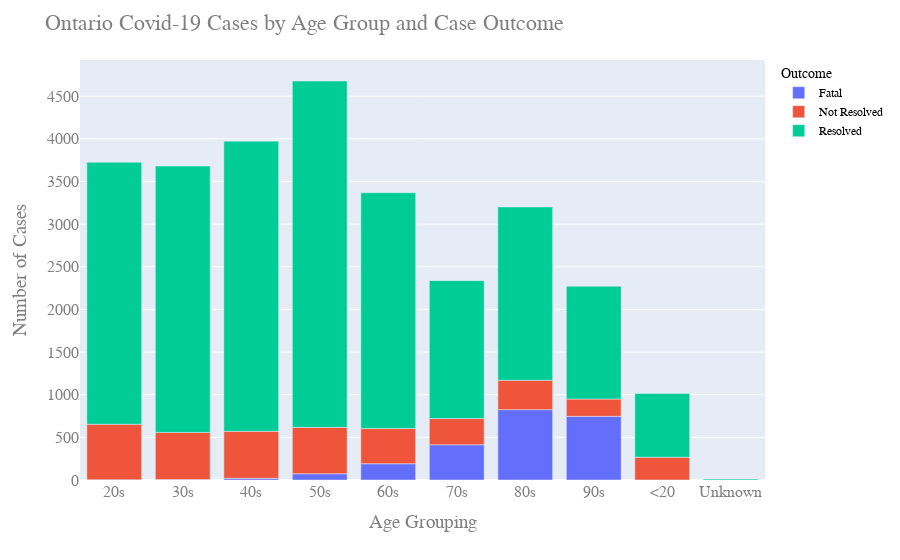

Write notebook code for a chart like this one.
### Code cell
figage = px.bar(df2, x="Age_Group", y="Cases", color='Outcome')
figage.update_layout(
    title="Ontario Covid-19 Cases by Age Group and Case Outcome",
    xaxis_title="Age Grouping",
    yaxis_title="Number of Cases",
    font=dict(
        family="Courier New, monospace",
        size=16,
        color="#7f7f7f"
    ),
    legend=dict(
        font=dict(
            family="sans-serif",
            size=12,
            color="black"
        )
    )
)
figage.show()
figage.write_html("Ontariobarage.html")

### Figure 1 — Plotly figure (JSON) as saved in the notebook; plotly's stock layout.template omitted (floating-point values rounded to 4 significant figures)
{"data": [{"alignmentgroup": "True", "hoverlabel": {"namelength": 0}, "hovertemplate": "Outcome=Fatal<br>Age_Group=%{x}<br>Cases=%{y}", "legendgroup": "Fatal", "marker": {"color": "#636efa"}, "name": "Fatal", "offsetgroup": "Fatal", "orientation": "v", "showlegend": true, "textposition": "auto", "type": "bar", "x": ["20s", "30s", "40s", "50s", "60s", "70s", "80s", "90s"], "xaxis": "x", "y": [2, 6, 20, 73, 191, 413, 825, 746], "yaxis": "y"}, {"alignmentgroup": "True", "hoverlabel": {"namelength": 0}, "hovertemplate": "Outcome=Not Resolved<br>Age_Group=%{x}<br>Cases=%{y}", "legendgroup": "Not Resolved", "marker": {"color": "#EF553B"}, "name": "Not Resolved", "offsetgroup": "Not Resolved", "orientation": "v", "showlegend": true, "textposition": "auto", "type": "bar", "x": ["20s", "30s", "40s", "50s", "60s", "70s", "80s", "90s", "<20", "Unknown"], "xaxis": "x", "y": [652, 552, 551, 544, 412, 307, 344, 203, 267, 1], "yaxis": "y"}, {"alignmentgroup": "True", "hoverlabel": {"namelength": 0}, "hovertemplate": "Outcome=Resolved<br>Age_Group=%{x}<br>Cases=%{y}", "legendgroup": "Resolved", "marker": {"color": "#00cc96"}, "name": "Resolved", "offsetgroup": "Resolved", "orientation": "v", "showlegend": true, "textposition": "auto", "type": "bar", "x": ["20s", "30s", "40s", "50s", "60s", "70s", "80s", "90s", "<20", "Unknown"], "xaxis": "x", "y": [3071, 3123, 3402, 4061, 2765, 1617, 2032, 1323, 748, 11], "yaxis": "y"}], "layout": {"barmode": "relative", "font": {"color": "#7f7f7f", "family": "Courier New, monospace", "size": 16}, "legend": {"font": {"color": "black", "family": "sans-serif", "size": 12}, "title": {"text": "Outcome"}, "tracegroupgap": 0}, "margin": {"t": 60}, "title": {"text": "Ontario Covid-19 Cases by Age Group and Case Outcome"}, "xaxis": {"anchor": "y", "domain": [0, 1], "title": {"text": "Age Grouping"}}, "yaxis": {"anchor": "x", "domain": [0, 1], "title": {"text": "Number of Cases"}}}}
